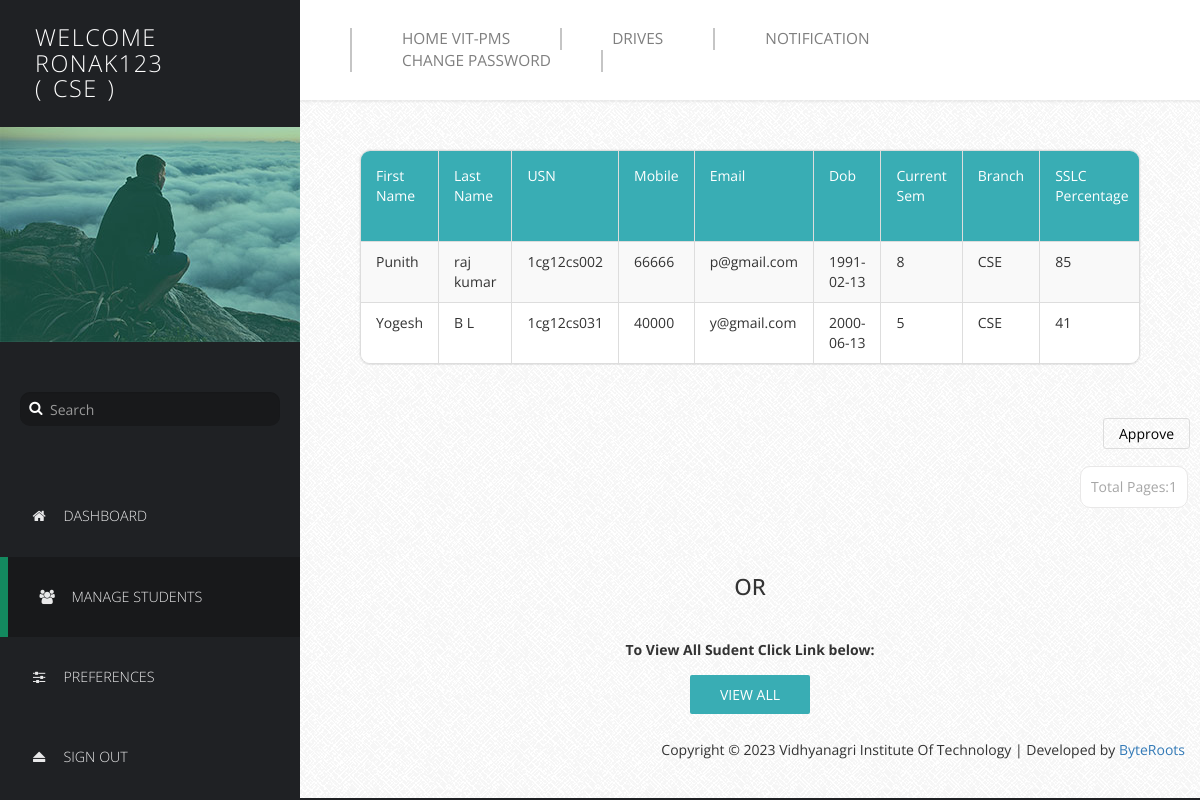
The page /Profilers/HODProfile/manage-student.php (signed in) on the database its author committed.
### tables this page shows
CREATE TABLE `basicdetails` (
  `Id` int(11) NOT NULL,
  `FirstName` varchar(25) NOT NULL,
  `LastName` varchar(25) NOT NULL,
  `USN` varchar(10) NOT NULL,
  `Mobile` bigint(11) NOT NULL,
  `Email` varchar(255) NOT NULL,
  `DOB` date NOT NULL,
  `Sem` int(11) NOT NULL,
  `Branch` varchar(15) NOT NULL,
  `SSLC` float NOT NULL,
  `PU/Dip` float NOT NULL,
  `BE` float NOT NULL,
  `Backlogs` int(11) NOT NULL,
  `HofBacklogs` tinyint(1) NOT NULL,
  `DetainYears` int(11) NOT NULL,
  `Approve` tinyint(1) NOT NULL DEFAULT 0,
  `ApprovalDate` date NOT NULL
);

### Profilers/HODProfile/manage-student.php (the view, shortened to what this page needs)
<!DOCTYPE html>
<html lang="en">
  <head>
    <link href="css/font-awesome.min.css" rel="stylesheet">
    <link href="css/bootstrap.min.css" rel="stylesheet">
    <link href="css/templatemo-style.css" rel="stylesheet">
  </head>
  <body>
    <div class="templatemo-flex-row">
      <div class="templatemo-sidebar">
        <header class="templatemo-site-header">
          <?php
		  $Welcome = "Welcome";
          echo "<h1>" . $Welcome . "<br>". $_SESSION['husername']. "</h1>";
		 echo "<br>";
		 echo "<h1>(</h1>";
		    echo "<h1>" . $_SESSION['department']. "</h1>";
            echo "<h1>)</h1>";
		  ?>
        </header>
        <div class="profile-photo-container">
          <img src="images/profile-photo.jpg" alt="Profile Photo" class="img-responsive">
          <div class="profile-photo-overlay"></div>
        </div>
        <form class="templatemo-search-form" role="search">
          <div class="input-group">
              <button type="submit" class="fa fa-search"></button>
              <input type="text" class="form-control" placeholder="Search" name="srch-term" id="srch-term">
          </div>
        </form>
        <nav class="templatemo-left-nav">
          <ul>
            <li><a href="login.php"><i class="fa fa-home fa-fw"></i>Dashboard</a></li>
            <li><a href="#" class="active"><i class="fa fa-users fa-fw"></i>Manage Students</a></li>
            <li><a href="preferences.php"><i class="fa fa-sliders fa-fw"></i>Preferences</a></li>
            <li><a href="logout.php"><i class="fa fa-eject fa-fw"></i>Sign Out</a></li>
          </ul>
        </nav>
      </div>
      <div class="templatemo-content col-1 light-gray-bg">
        <div class="templatemo-top-nav-container">
          <div class="row">
            <nav class="templatemo-top-nav col-lg-12 col-md-12">
              <ul class="text-uppercase">
                <li><a href="../../Homepage/index.php">Home VIT-PMS</a></li>
                <li><a href="../../Drives/index.php">Drives</a></li>
                     <li><a href="Notif.php">Notification</a></li>
                <li><a href="Change Password.php">Change Password</a></li>
              </ul>
            </nav>
          </div>
        </div>
        <div class="templatemo-content-container">
          <div class="templatemo-content-widget no-padding">
            <div class="panel panel-default table-responsive">
              <table class="table table-striped table-bordered templatemo-user-table">
                <thead>
                  <tr>
					<td><a  class="white-text templatemo-sort-by">First Name </a></td>
                    <td><a class="white-text templatemo-sort-by">Last Name </a></td>
                    <td><a class="white-text templatemo-sort-by">USN</a></td>
                    <td><a  class="white-text templatemo-sort-by">Mobile</a></td>
					   <td><a class="white-text templatemo-sort-by">Email</a></td>
                       <td><a  class="white-text templatemo-sort-by">Dob </a></td>
   <td><a class="white-text templatemo-sort-by">Current Sem</a></td>
   <td><a  class="white-text templatemo-sort-by">Branch</a></td>
   <td><a  class="white-text templatemo-sort-by">SSLC Percentage </a></td>
				  </thead>
			   <?php
$p = $_SESSION['department'];
$num_rec_per_page=15;
if (isset($_GET["page"])) { $page  = $_GET["page"]; } else { $page=1; };
$start_from = ($page-1) * $num_rec_per_page;
$sql = "SELECT * FROM basicdetails WHERE Approve=0 and Branch='$p' LIMIT $start_from, $num_rec_per_page";
$rs_result = mysql_query($sql);
while ($row = mysql_fetch_assoc($rs_result))
{
            print "<tr>";
print "<td>" . $row['FirstName'] . "</td>";
print "<td>" . $row['LastName'] . "</td>";
print "<td>" . $row['USN'] . "</td>";
print "<td>" . $row['Mobile'] . "</td>";
print "<td>" . $row['Email'] . "</td>";
print "<td>" . $row['DOB'] . "</td>";
print "<td>" . $row['Sem'] . "</td>";
print "<td>" . $row['Branch'] . "</td>";
print "<td>" . $row['SSLC'] . "</td>";
print "</tr>";
}
?>
              </table>
			  </div>
			  </div>
			  </div>
 <div class="pagination-wrap">
<a href="approve2.php" class="templatemo-edit-btn">Approve</a>
</div>
  <div class="pagination-wrap">
  <ul class="pagination">
			  <?php
$num_rec_per_page=15;
$sql = "SELECT * FROM basicdetails where Approve=0 and Branch='$p'";
$rs_result = mysql_query($sql);
$total_records = mysql_num_rows($rs_result);
$totalpage = ceil($total_records / $num_rec_per_page);
$currentpage = (isset($_GET['page']) ? $_GET['page'] : 1);
	 if($currentpage == 0)
	{
	}
	else if( $currentpage >= 1  &&  $currentpage <= $totalpage  )
	{
	 echo "<li><a>Total Pages:".$totalpage."</a></li>";
}
 ?>
</ul>
</div>
<br><br><center><label class="control-label" for="inputNote"><center><h2>OR</h2></center> <br/> <br/>To View All Sudent Click Link below:</label><br/>
			   <br/>
			   <a href="manage-users1.php" class="templatemo-blue-button">View All</a></center>
          <div class="templatemo-flex-row flex-content-row">
            <div class="col-1">
          </div>
         <div> <footer class="text-right">
		 <br>
           <p>Copyright &copy; 2023 Vidhyanagri Institute Of Technology | Developed by
              <a href="https://byteroots.in" target="_parent">ByteRoots</a>
		  </footer></div>
        </div>
      </div>
    </div>
  </body>
</html>

### Profilers/HODProfile/css/templatemo-style.css (style rules this page uses)
* { font-family: 'Open Sans', sans-serif; }
body { font-size: 13px; }
body, .templatemo-left-nav { background: #1f2124; }
h1, h2, h3 { margin: 0; }
h2 { font-size: 1.6em; }
ul { list-style-type: none; margin: 0; padding: 0; }
nav li { font-size: 1.1em; list-style: none; text-transform: uppercase; }
.white-text { color: white; }
.light-gray-bg { font-family:"Trebuchet MS", "Myriad Pro", Arial, sans-serif; font-size:14px; background:#f4f4f4 url(../images/bg.png) repeat top left; color:#333; overflow-y:scroll; }
footer { padding: 15px; }
.templatemo-sidebar { width: 300px; }
.templatemo-site-header { margin: 25px 30px; }
.templatemo-site-header h1 { color: white; display: inline-block; font-size: 1.8em; font-weight: 300; letter-spacing: 1.5px; margin: 0 5px; text-transform: uppercase; vertical-align: middle; }
.profile-photo-container { position: relative; }
.profile-photo-overlay { background-color: rgba(4, 152, 114, 0.35); position: absolute; top: 0; left: 0; width: 100%; height: 100%; transition: all 0.3s ease; }
.templatemo-search-form { font-size: 1.1em; margin: 50px 20px; }
.templatemo-search-form .input-group { width: 100%; }
.templatemo-search-form .input-group .form-control { background-color: #18191b; border: none; border-radius: 10px; color: #DDD; padding-left: 30px; }
.templatemo-search-form .input-group { position: relative; }
.fa-search { height:32px; width:32px; border: none; cursor: pointer; color:white; background:transparent; position:absolute; top: 0; left: 0; z-index: 100; }
.templatemo-left-nav li { font-weight: 300; }
.templatemo-left-nav a.active, .templatemo-left-nav a:hover { background: #18191b; border-left: 8px solid #13895F; }
.templatemo-left-nav a { color: #e9e9ea; display: block; padding: 30px; transition: all 0.3s ease; }
.templatemo-left-nav .fa { margin-right: 15px; }
.templatemo-top-nav-container { background-color: white; padding: 28px 50px; box-shadow: 0px 0px 2px 2px rgba(161, 159, 159, 0.18); }
.templatemo-top-nav li { float: left; list-style: none; }
.templatemo-top-nav a { color: #7f7f7f; display: block; padding: 0 50px; border-left: 2px solid #c5c5c5; }
.templatemo-top-nav li:last-child a { border-right: 2px solid #c5c5c5; }
.templatemo-content { margin-top: 0px; min-height: 600px; padding: 0; overflow-x: hidden; }
.templatemo-content-container { padding: 40px 50px; }
.templatemo-flex-row { display: -webkit-flex; display: -ms-flexbox; display: flex; }
.col-1 { -webkit-flex: 1; -ms-flex: 1; flex: 1; }
.templatemo-content-widget { border-radius: 10px; padding: 30px; position: relative; margin: 10px; box-shadow: 0px 0px 1px 1px rgba(161, 159, 159, 0.1); }
.templatemo-content-widget.no-padding { padding: 0; }
.panel { border-radius: 10px; }
.pagination-wrap { margin-right: 10px; text-align: right; }
.pagination>li>a { border-color: #E9E8E8; color: #a6a6a6; margin: 2px; padding: 10px; }
.pagination>li>a, .pagination>li:first-child>a, .pagination>li:last-child>a { border-radius: 10px; }
.table { margin-bottom: 0; }
.table>tbody>tr>td { padding: 10px 15px; }
.table>thead>tr>td { padding: 15px; }
.templatemo-blue-button, .templatemo-white-button { border-radius: 2px; padding: 10px 30px; text-transform: uppercase; transition: all 0.3s ease; }
.templatemo-blue-button { background-color: #39ADB4; border: none; color: white; }
.templatemo-edit-btn { border: 1px solid #ddd; border-radius: 3px; color: black; padding: 5px 15px; transition: all 0.3s ease; }
.templatemo-user-table thead { background-color: #39ADB4; color: white; }
.panel>.table-responsive:last-child>.table:last-child, .panel>.table:last-child { border-bottom-right-radius: 10px; border-bottom-left-radius: 10px; }
.panel>.table:first-child { border-top-left-radius: 10px; border-top-right-radius: 10px; }
@media only screen and (min-width: 768px) { .templatemo-left-nav { display: block !important; } }

### rows shown on the page
basicdetails: FirstName "Punith", LastName "raj kumar", USN "1cg12cs002", Mobile "66666", Email "p@gmail.com", DOB "1991-02-13", Sem "8", Branch "CSE", SSLC "85"
basicdetails: FirstName "Yogesh", LastName "B L", USN "1cg12cs031", Mobile "40000", Email "y@gmail.com", DOB "2000-06-13", Sem "5", Branch "CSE", SSLC "41"

### other values the page prints
$Welcome "WELCOME"
$_SESSION['husername'] "RONAK123"
$_SESSION['department'] "CSE"
$totalpage "1"
